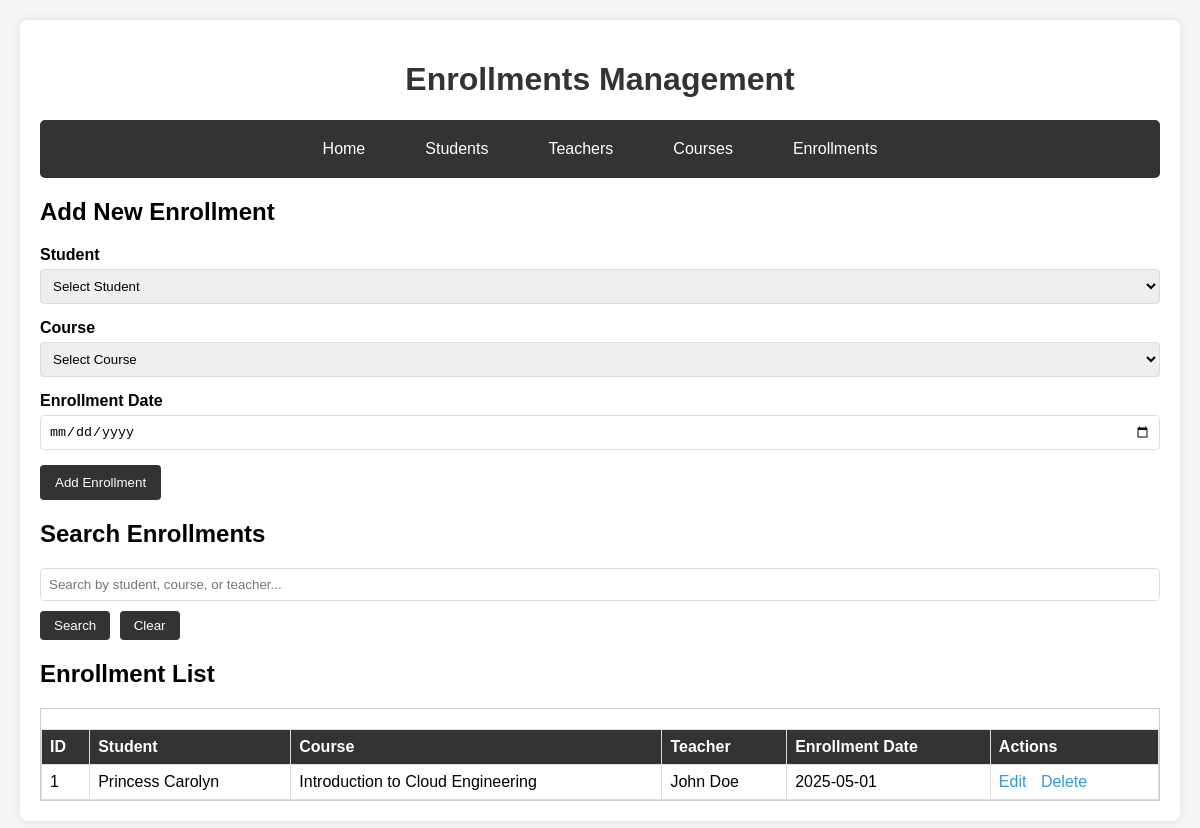
Before: /enrollments.php with the older database file.
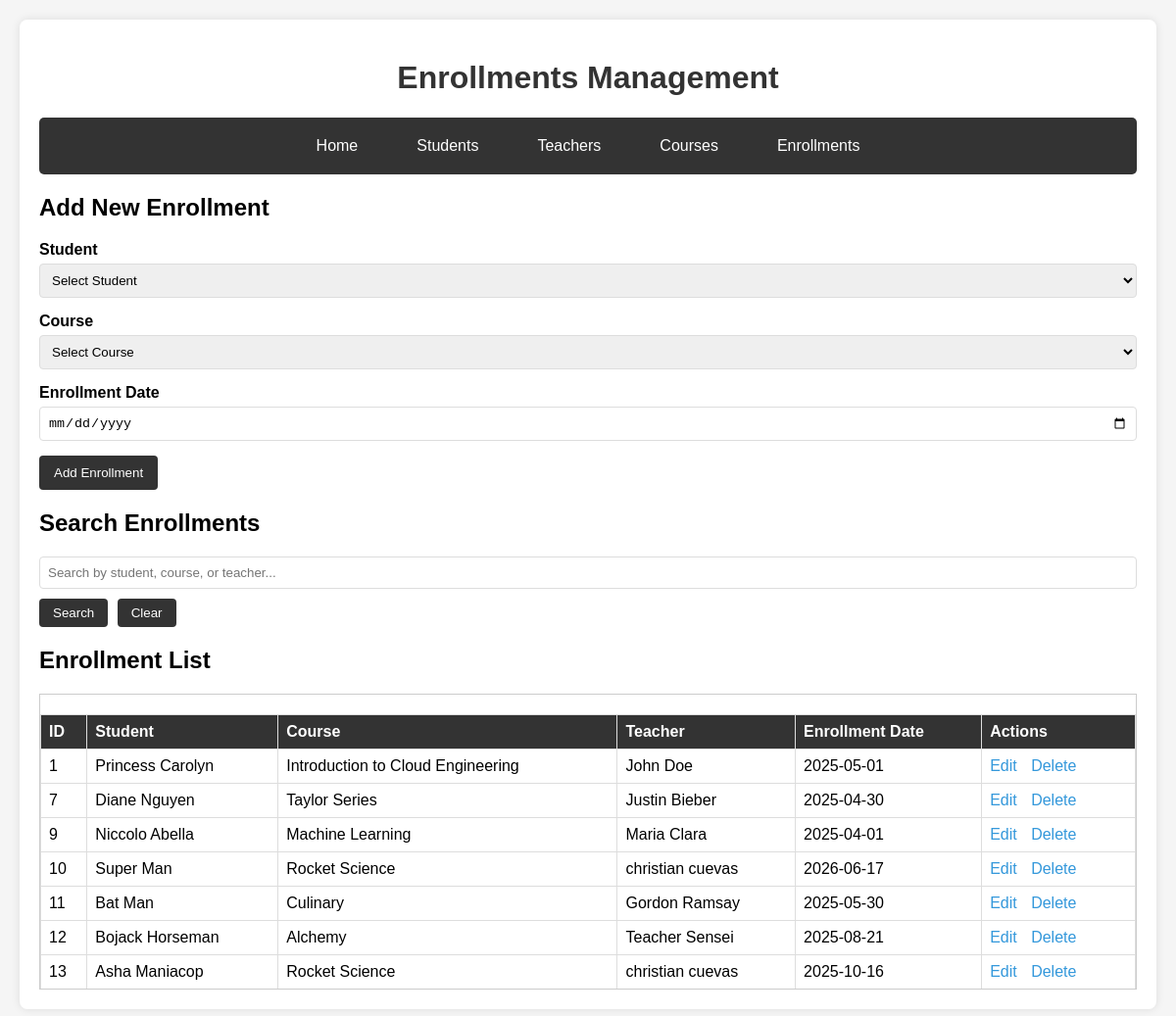
After: the same page with the newer database file.
### tables this page shows
CREATE TABLE `enrollments` (
  `enrollment_id` int(11) NOT NULL,
  `student_id` int(11) NOT NULL,
  `course_id` int(11) NOT NULL,
  `enroll_date` date NOT NULL
);

CREATE TABLE `students` (
  `student_id` int(11) NOT NULL,
  `first_name` varchar(100) NOT NULL,
  `last_name` varchar(100) NOT NULL,
  `email` varchar(255) NOT NULL
);

CREATE TABLE `courses` (
  `course_id` int(11) NOT NULL,
  `course_name` varchar(150) NOT NULL,
  `teacher_id` int(11) DEFAULT NULL
);

CREATE TABLE `teachers` (
  `teacher_id` int(11) NOT NULL,
  `first_name` varchar(100) NOT NULL,
  `last_name` varchar(100) NOT NULL,
  `email` varchar(255) NOT NULL
);

### enrollments.php (the view, shortened to what this page needs)
<?php
include("dbconnection.php");
$search = '';
$query = "
    SELECT e.enrollment_id, e.enroll_date,
           s.student_id, s.first_name as student_first, s.last_name as student_last,
           c.course_id, c.course_name,
           t.teacher_id, t.first_name as teacher_first, t.last_name as teacher_last
    FROM enrollments e
    JOIN students s ON e.student_id = s.student_id
    JOIN courses c ON e.course_id = c.course_id
    JOIN teachers t ON c.teacher_id = t.teacher_id
";
$query .= " ORDER BY e.enrollment_id ASC";
$enrollments = $conn->query($query);
?>
<!DOCTYPE html>
<html lang="en">
<head>
    <link rel='stylesheet' href="styles.css">
</head>
<body>
    <div class="container">
        <h1>Enrollments Management</h1>
        <div class="nav">
            <a href="index.php">Home</a>
            <a href="students.php">Students</a>
            <a href="teachers.php">Teachers</a>
            <a href="courses.php">Courses</a>
            <a href="enrollments.php">Enrollments</a>
        </div>
        <h2>Add New Enrollment</h2>
        <form method="POST">
            <div class="form-group">
                <label for="student_id">Student</label>
                <select id="student_id" name="student_id" required>
                    <option value="">Select Student</option>
                </select>
            </div>
            <div class="form-group">
                <label for="course_id">Course</label>
                <select id="course_id" name="course_id" required>
                    <option value="">Select Course</option>
                </select>
            </div>
            <div class="form-group">
                <label for="enroll_date">Enrollment Date</label>
                <input type="date" id="enroll_date" name="enroll_date" required>
            </div>
            <button type="submit" name="add">Add Enrollment</button>
        </form>
        <h2>Search Enrollments</h2>
        <form method="POST" style="margin-bottom: 20px;">
            <div style="margin-bottom: 10px;">
                <input type="text" name="search_value" placeholder="Search by student, course, or teacher..." value="<?php echo htmlspecialchars($search); ?>" style="width: 100%; padding: 8px;">
            </div>
            <button type="submit" name="search" style="background-color: #333; color: white; padding: 7px 14px; margin-right: 5px;">Search</button>
            <button type="submit" name="clear" style="background-color: #333; color: white; padding: 7px 14px;">Clear</button>
        </form>
        <h2>Enrollment List</h2>
        <div class="scrollable-table">
            <table>
                <thead>
                    <tr>
                        <th>ID</th>
                        <th>Student</th>
                        <th>Course</th>
                        <th>Teacher</th>
                        <th>Enrollment Date</th>
                        <th>Actions</th>
                    </tr>
                </thead>
                <tbody>
                    <?php while($enrollment = $enrollments->fetch_assoc()): ?>
                    <tr>
                        <td><?php echo $enrollment['enrollment_id']; ?></td>
                        <td><?php echo $enrollment['student_first'] . ' ' . $enrollment['student_last']; ?></td>
                        <td><?php echo $enrollment['course_name']; ?></td>
                        <td><?php echo $enrollment['teacher_first'] . ' ' . $enrollment['teacher_last']; ?></td>
                        <td><?php echo $enrollment['enroll_date']; ?></td>
                        <td class="action-links">
                            <a href="#" onclick="editEnrollment(<?php echo $enrollment['enrollment_id']; ?>, <?php echo $enrollment['student_id']; ?>, <?php echo $enrollment['course_id']; ?>, '<?php echo $enrollment['enroll_date']; ?>')">Edit</a>
                            <a href="enrollments.php?delete=<?php echo $enrollment['enrollment_id']; ?>" onclick="return confirm('Are you sure you want to delete this enrollment?')">Delete</a>
                        </td>
                    </tr>
                    <?php endwhile; ?>
                </tbody>
            </table>
        </div>
    </div>
</body>
</html>

Changed rows visible on the page:
added enrollments: enrollment_id "7", student.first_name "Diane", student.last_name "Nguyen", course.course_name "Taylor Series", teachers.first_name "Justin", teachers.last_name "Bieber", enroll_date "2025-04-30"
added enrollments: enrollment_id "9", student.first_name "Niccolo", student.last_name "Abella", course.course_name "Machine Learning", teachers.first_name "Maria", teachers.last_name "Clara", enroll_date "2025-04-01"
added enrollments: enrollment_id "10", student.first_name "Super", student.last_name "Man", course.course_name "Rocket Science", teachers.first_name "christian", teachers.last_name "cuevas", enroll_date "2026-06-17"
added enrollments: enrollment_id "11", student.first_name "Bat", student.last_name "Man", course.course_name "Culinary", teachers.first_name "Gordon", teachers.last_name "Ramsay", enroll_date "2025-05-30"
added enrollments: enrollment_id "12", student.first_name "Bojack", student.last_name "Horseman", course.course_name "Alchemy", teachers.first_name "Teacher", teachers.last_name "Sensei", enroll_date "2025-08-21"
added enrollments: enrollment_id "13", student.first_name "Asha", student.last_name "Maniacop", course.course_name "Rocket Science", teachers.first_name "christian", teachers.last_name "cuevas", enroll_date "2025-10-16"
